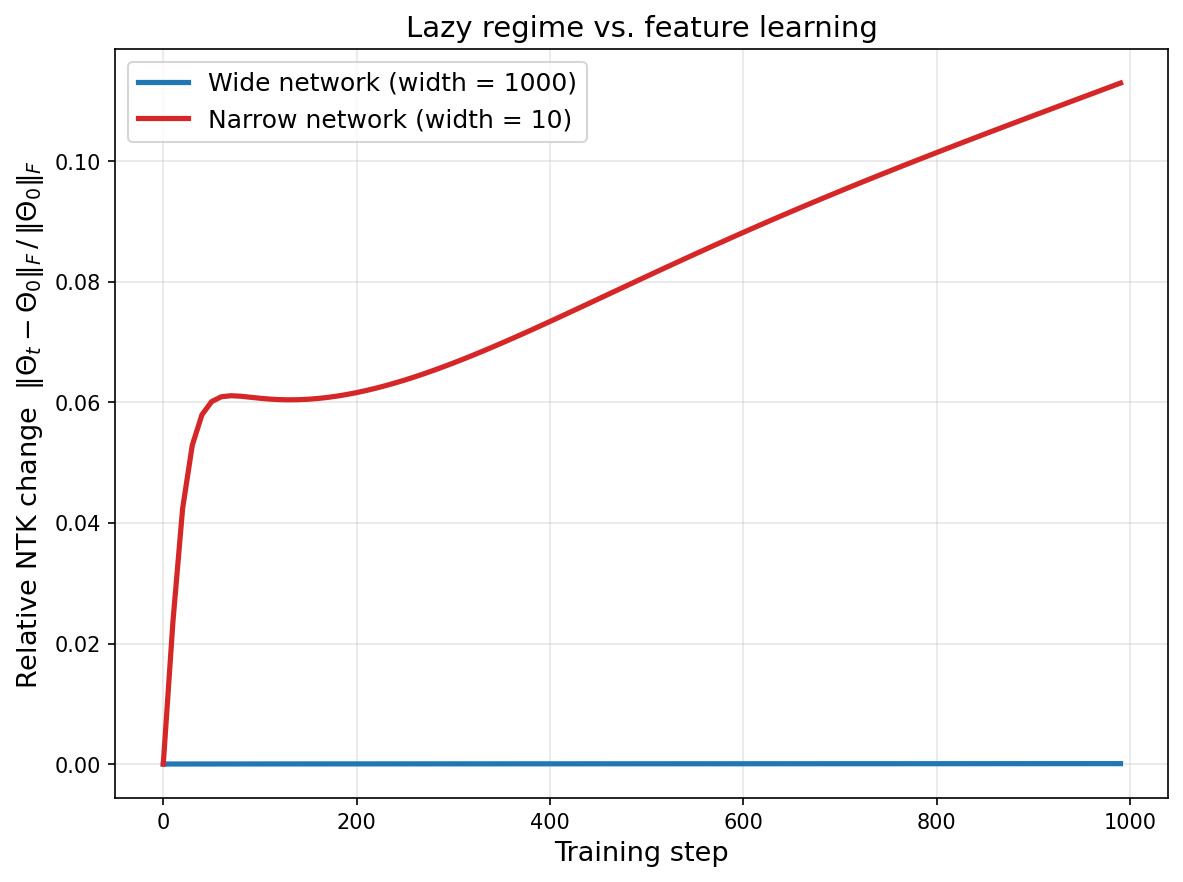

Write the Python code that produced this figure.
import numpy as np
import matplotlib.pyplot as plt

np.random.seed(42)

# --- Training data: fit sin(x) ---
n_points = 20
X_train = np.linspace(-np.pi, np.pi, n_points)
Y_train = np.sin(X_train)


def init_params(d_hidden):
    """Initialize network parameters with standard normal / sqrt(fan_in)."""
    W1 = np.random.randn(d_hidden, 1) / np.sqrt(1)
    b1 = np.random.randn(d_hidden) / np.sqrt(1)
    W2 = np.random.randn(1, d_hidden) / np.sqrt(d_hidden)
    b2 = np.random.randn(1) / np.sqrt(d_hidden)
    return W1, b1, W2, b2


def forward_batch(X, W1, b1, W2, b2):
    """Forward pass for a batch of scalar inputs.

    Args:
        X: (n,) array of inputs
    Returns:
        Y: (n,) predictions
        H: (n, d_hidden) hidden activations
        Pre: (n, d_hidden) pre-activations
    """
    Pre = W1 @ X.reshape(1, -1) + b1[:, None]  # (d_hidden, n)
    H = np.tanh(Pre)                             # (d_hidden, n)
    Y = (W2 @ H + b2[:, None]).squeeze(0)        # (n,)
    return Y, H.T, Pre.T                         # H, Pre transposed to (n, d_hidden)


def compute_jacobian(X, W1, b1, W2, b2):
    """Compute Jacobian matrix J[i, j] = df(x_i)/dtheta_j.

    Returns:
        J: (n_points, n_params) Jacobian matrix
    """
    n = len(X)
    d_hidden = W1.shape[0]
    _, H, Pre = forward_batch(X, W1, b1, W2, b2)

    tanh_deriv = 1.0 - np.tanh(Pre)**2          # (n, d_hidden)

    rows = []
    for i in range(n):
        h = H[i]                                  # (d_hidden,)
        td = tanh_deriv[i]                        # (d_hidden,)
        x_val = X[i]

        # df/dW2 = h, shape (d_hidden,)
        df_dW2 = h.copy()

        # df/db2 = 1
        df_db2 = np.array([1.0])

        # Backprop: delta = W2^T * tanh'(pre)
        delta = W2[0, :] * td                    # (d_hidden,)

        # df/dW1 = delta * x (outer product flattened), shape (d_hidden,)
        df_dW1 = delta * x_val                   # (d_hidden,) since input is scalar

        # df/db1 = delta
        df_db1 = delta.copy()

        rows.append(np.concatenate([df_dW1, df_db1, df_dW2, df_db2]))

    return np.array(rows)


def compute_ntk(X, W1, b1, W2, b2):
    """Compute NTK matrix Theta(x_i, x_j) = sum_k J_ik J_jk."""
    J = compute_jacobian(X, W1, b1, W2, b2)
    return J @ J.T


def compute_loss_grads(X, Y, W1, b1, W2, b2):
    """Compute MSE loss and parameter gradients manually.

    MSE = (1/n) sum_i (f(x_i) - y_i)^2
    """
    n = len(X)
    Y_pred, H, Pre = forward_batch(X, W1, b1, W2, b2)
    residuals = Y_pred - Y                        # (n,)
    loss = np.mean(residuals**2)

    tanh_deriv = 1.0 - np.tanh(Pre)**2           # (n, d_hidden)

    # dL/df = (2/n) * residuals, shape (n,)
    dL_df = (2.0 / n) * residuals

    # dL/dW2 = dL/df^T @ H, shape (1, d_hidden)
    dL_dW2 = dL_df.reshape(1, -1) @ H            # (1, d_hidden)

    # dL/db2 = sum of dL/df
    dL_db2 = np.sum(dL_df, keepdims=True)         # (1,)

    # Backprop to hidden layer
    # delta = dL/df[:, None] * W2 * tanh_deriv, shape (n, d_hidden)
    delta = dL_df[:, None] * W2 * tanh_deriv      # (n, d_hidden)

    # dL/dW1 = delta^T @ X_col, shape (d_hidden, 1)
    X_col = X.reshape(-1, 1)                      # (n, 1)
    dL_dW1 = delta.T @ X_col                      # (d_hidden, 1)

    # dL/db1 = sum over samples of delta, shape (d_hidden,)
    dL_db1 = np.sum(delta, axis=0)

    return loss, dL_dW1, dL_db1, dL_dW2, dL_db2


def train_and_track_ntk(d_hidden, lr, n_steps, record_every=5):
    """Train network and track relative NTK change over time."""
    W1, b1, W2, b2 = init_params(d_hidden)

    # Compute initial NTK
    NTK_0 = compute_ntk(X_train, W1, b1, W2, b2)
    ntk_norm_0 = np.linalg.norm(NTK_0, 'fro')

    steps_recorded = []
    relative_changes = []
    losses = []

    for step in range(n_steps):
        # Record NTK change periodically
        if step % record_every == 0:
            NTK_t = compute_ntk(X_train, W1, b1, W2, b2)
            rel_change = np.linalg.norm(NTK_t - NTK_0, 'fro') / ntk_norm_0
            steps_recorded.append(step)
            relative_changes.append(rel_change)

        # Compute gradients and update
        loss, dL_dW1, dL_db1, dL_dW2, dL_db2 = compute_loss_grads(
            X_train, Y_train, W1, b1, W2, b2)

        if step % record_every == 0:
            losses.append(loss)

        W1 -= lr * dL_dW1
        b1 -= lr * dL_db1
        W2 -= lr * dL_dW2
        b2 -= lr * dL_db2

    return np.array(steps_recorded), np.array(relative_changes), np.array(losses)


# --- Run experiments ---
print("Training wide network (width=1000)...")
steps_wide, ntk_change_wide, loss_wide = train_and_track_ntk(
    d_hidden=1000, lr=0.001, n_steps=1000, record_every=10)

print("Training narrow network (width=10)...")
steps_narrow, ntk_change_narrow, loss_narrow = train_and_track_ntk(
    d_hidden=10, lr=0.01, n_steps=1000, record_every=10)

# --- Plot ---
fig, ax = plt.subplots(figsize=(8, 6))

ax.plot(steps_wide, ntk_change_wide, color='#1f77b4', linewidth=2.5,
        label='Wide network (width = 1000)')
ax.plot(steps_narrow, ntk_change_narrow, color='#d62728', linewidth=2.5,
        label='Narrow network (width = 10)')

ax.set_xlabel('Training step', fontsize=13)
ax.set_ylabel('Relative NTK change  $\\|\\Theta_t - \\Theta_0\\|_F \\,/\\, \\|\\Theta_0\\|_F$',
              fontsize=13)
ax.set_title('Lazy regime vs. feature learning', fontsize=14)
ax.legend(fontsize=12)
ax.grid(True, alpha=0.3)

plt.tight_layout()
plt.savefig('assets/neural-tangent-kernel/lazy-vs-feature-learning.png',
            dpi=150, bbox_inches='tight')
plt.show()
